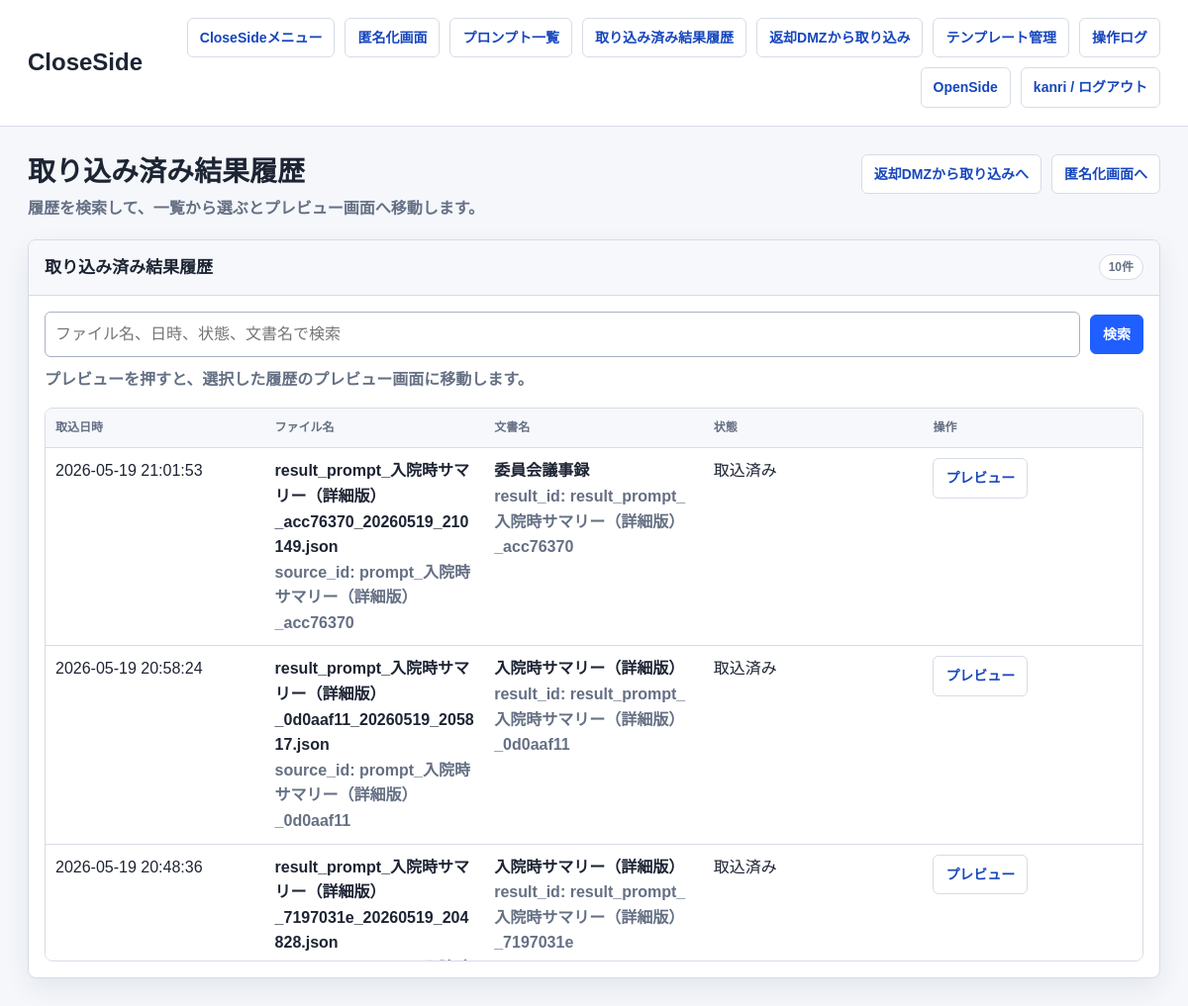
Page /close/dmz/results/history/ (signed in) on the earlier database version.
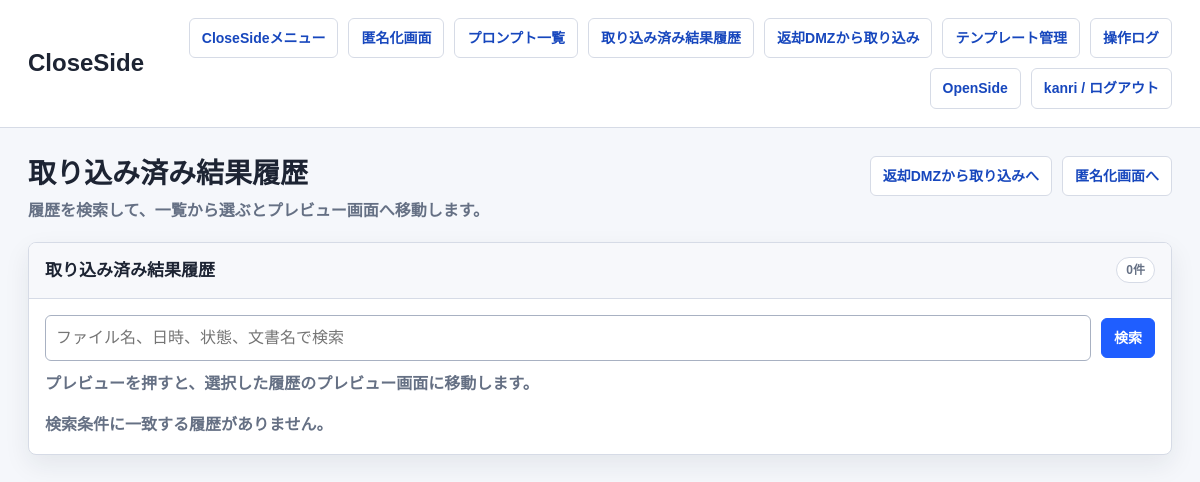
Same page on the later database version.
### anonymizer_app/models.py (models this page shows, shortened)
class RestoredResult(models.Model):
    STATUS_CHOICES = [
        ('imported', '取込済み'),
        ('deleted', '削除済み'),
    ]
    source_id = models.CharField(max_length=255, db_index=True)
    result_id = models.CharField(max_length=255, blank=True, default='')
    template_type = models.CharField(max_length=255, blank=True, default='')
    result_text = models.TextField()
    restored_text = models.TextField()
    result_json = models.JSONField(null=True, blank=True)
    imported_filename = models.CharField(max_length=255, blank=True, default='')
    reviewer = models.CharField(max_length=255, blank=True, default='')
    owner = models.ForeignKey(settings.AUTH_USER_MODEL, null=True, blank=True, on_delete=models.SET_NULL)
    status = models.CharField(max_length=32, choices=STATUS_CHOICES, default='imported')
    created_at = models.DateTimeField(default=timezone.now)
    updated_at = models.DateTimeField(auto_now=True)

### close_side/views.py (the view)
# urls.py: path('dmz/results/history/', close_login_required(views.result_history_list), name='result_history_list'),
def result_history_list(request):
    context = _result_history_list_context(request)
    return render(request, 'anonymizer_app/result_history_list.html', context)

### anonymizer_app/history_utils.py (called while the page is built, shortened)
def filter_history_items(
    items: Iterable[Any],
    query: str | None,
    value_getters: Sequence[str | Callable[[Any], Any]],
) -> list[Any]:
    normalized_query = (query or '').strip().casefold()
    history_items = list(items)
    if not normalized_query:
        return history_items

### anonymizer_app/network_policy.py (called while the page is built)
def network_policy() -> dict:
    return getattr(settings, 'NETWORK_POLICY', DEFAULT_NETWORK_POLICY)

def get_client_ip(request) -> str:
    forwarded_for = request.META.get('HTTP_X_FORWARDED_FOR', '')
    if getattr(settings, 'NETWORK_POLICY_TRUST_X_FORWARDED_FOR', True) and forwarded_for:
        return forwarded_for.split(',')[0].strip()
    return request.META.get('REMOTE_ADDR') or ''

def normalize_ip(value: str):
    try:
        return ip_address(value)
    except ValueError:
        return None

def _networks(cidrs: list[str]):
    networks = []
    for cidr in cidrs:
        try:
            networks.append(ip_network(cidr))
        except ValueError:
            continue
    return networks

def side_for_path(path: str) -> str:
    for side, rule in network_policy().items():
        if any(path.startswith(prefix) for prefix in rule.get('paths', [])):
            return side
    return ''

### anonymizer_app/templates/anonymizer_app/result_history_list.html (shortened to what this page needs)
{% extends "anonymizer_app/base.html" %}
{% block brand %}CloseSide{% endblock %}
{% block page_title %}取り込み済み結果履歴{% endblock %}
{% block page_subtitle %}<p class="page-subtitle">履歴を検索して、一覧から選ぶとプレビュー画面へ移動します。</p>{% endblock %}
{% block page_actions %}
  <a class="button" href="{% url 'close_side:result_import_list' %}">返却DMZから取り込みへ</a>
  <a class="button" href="{% url 'close_side:home' %}">匿名化画面へ</a>
{% endblock %}
{% block content %}
  <section class="panel">
    <div class="panel-header">
      <h3 class="panel-title">取り込み済み結果履歴</h3>
      <span class="badge">{{ saved_results|length }}件</span>
    </div>
    <div class="panel-body">
      <form method="get" class="history-search">
        <input
          class="search-input"
          type="search"
          name="q"
          value="{{ history_query }}"
          placeholder="ファイル名、日時、状態、文書名で検索"
          aria-label="取り込み済み結果検索"
        >
        <button class="primary" type="submit">検索</button>
      </form>
      <p class="muted history-note">プレビューを押すと、選択した履歴のプレビュー画面に移動します。</p>
      {% if saved_results %}
        <div class="table-scroll">
          <table class="history-table">
            <thead>
              <tr>
                <th>取込日時</th>
                <th>ファイル名</th>
                <th>文書名</th>
                <th>状態</th>
                <th>操作</th>
              </tr>
            </thead>
            <tbody>
              {% for item in saved_results %}
                <tr>
                  <td>{{ item.created_at|date:"Y-m-d H:i:s" }}</td>
                  <td>
                    <strong>{{ item.imported_filename|default:"-" }}</strong><br>
                    <span class="muted">source_id: {{ item.source_id|default:"-" }}</span>
                  </td>
                  <td>
                    <strong>{{ item.template_type|default:"-" }}</strong><br>
                    <span class="muted">result_id: {{ item.result_id|default:"-" }}</span>
                  </td>
                  <td>{{ item.get_status_display }}</td>
                  <td>
                    <a
                      class="button"
                      href="{% url 'close_side:result_history_preview' pk=item.pk %}{% if history_query %}?q={{ history_query|urlencode }}{% endif %}"
                    >
                      プレビュー
                    </a>
                  </td>
                </tr>
              {% endfor %}
            </tbody>
          </table>
        </div>
      {% else %}
        <p class="empty">検索条件に一致する履歴がありません。</p>
      {% endif %}
    </div>
  </section>
{% endblock %}

Differences in the rows shown:
removed RestoredResult: created_at "2026-05-19 21:01:53", imported_filename "result_prompt_入院時サマリー（詳細版）_acc76370_20260519_210149.json", source_id "prompt_入院時サマリー（詳細版）_acc76370", template_type "委員会議事録", result_id "result_prompt_入院時サマリー（詳細版）_acc76370", status "取込済み"
removed RestoredResult: created_at "2026-05-19 20:58:24", imported_filename "result_prompt_入院時サマリー（詳細版）_0d0aaf11_20260519_205817.json", source_id "prompt_入院時サマリー（詳細版）_0d0aaf11", template_type "入院時サマリー（詳細版）", result_id "result_prompt_入院時サマリー（詳細版）_0d0aaf11", status "取込済み"
removed RestoredResult: created_at "2026-05-19 20:48:36", imported_filename "result_prompt_入院時サマリー（詳細版）_7197031e_20260519_204828.json", template_type "入院時サマリー（詳細版）", result_id "result_prompt_入院時サマリー（詳細版）_7197031e", status "取込済み"
Other differences:
{{ saved_results|length }}: "10" → "0"
text no longer shown: "取込日時 ファイル名 文書名 状態 操作"
text now shown: "検索条件に一致する履歴がありません。"
